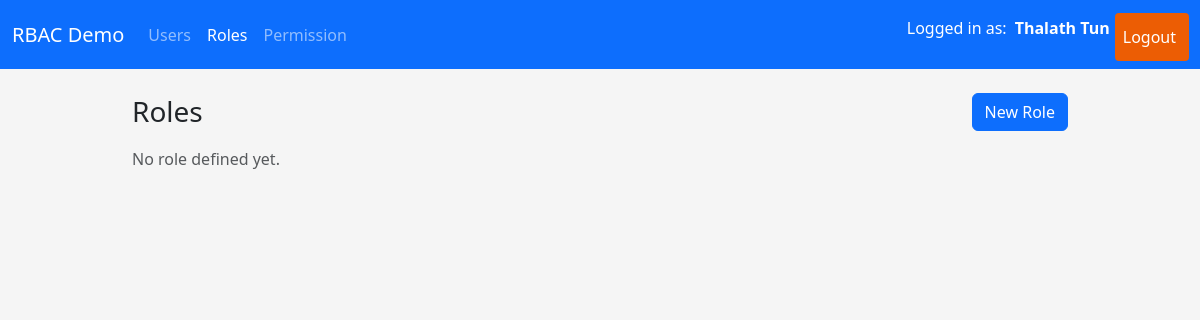
Page /roles/ (signed in) on the earlier database version.
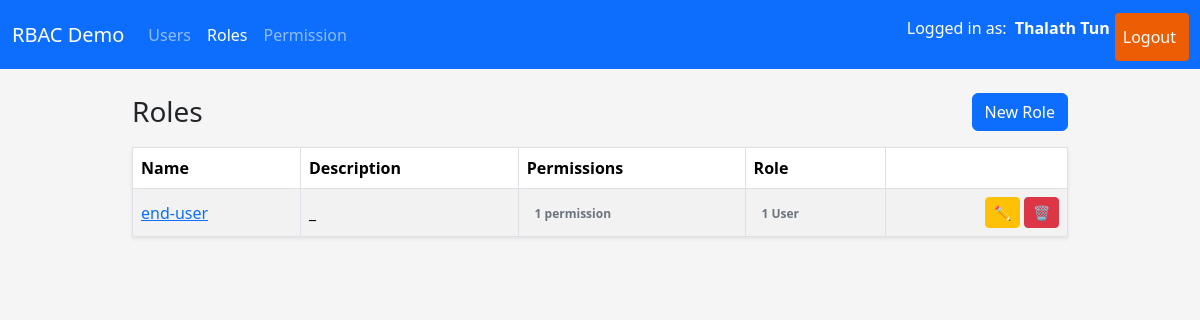
Same page on the later database version.
### app/models/user.py (models this page shows, shortened)
class User(UserMixin, db.Model):
    __tablename__ = "users"
    id = db.Column(db.Integer, primary_key=True)
    username = db.Column(db.String(80), unique=True, nullable=False)
    email = db.Column(db.String(120), unique=True, nullable=False)
    full_name = db.Column(db.String(120), nullable=False)
    is_active = db.Column(db.Boolean, default=True, nullable=False)
    password_hash = db.Column(db.String(255), nullable=False)
    created_at = db.Column(db.DateTime, default=datetime.utcnow, nullable=False)
    updated_at = db.Column(db.DateTime, default=datetime.utcnow, onupdate=datetime.utcnow, nullable=False)
    roles = db.relationship("Role", secondary=user_roles, back_populates="users")
    transactions = db.relationship("Transactions", secondary=user_transactions, back_populates="users" )
    budgets = db.relationship("Budget", secondary=user_budgets, back_populates="users")
    expert_rules = db.relationship("ExpertRule", secondary=user_expertRules, back_populates="users")

### app/models/role.py (models this page shows, shortened)
class Role (db.Model):
    __tablename__ = "roles"
    id = db.Column(db.Integer, primary_key=True)
    name = db.Column(db.String(80), unique=True, nullable=False)
    description = db.Column(db.String(255))
    created_at = db.Column(db.DateTime, default=datetime.utcnow, nullable=False)
    updated_at = db.Column(
        db.DateTime, default=datetime.utcnow, onupdate=datetime.utcnow, nullable=False
    )
    users = db.relationship("User", secondary=user_roles, back_populates="roles")
    permissions = db.relationship("Permission", secondary=role_permissions, back_populates="roles")

### app/routes/role_routes.py (the view)
@role_bp.route("/")
@login_required
def index():
    roles = RoleService.get_all()
    return render_template("roles/index.html", roles=roles)

### app/services/role_service.py (called while the page is built)
    @staticmethod
    def get_all() -> List[Role]:
        return Role.query.order_by(Role.name.asc()).all()

### app/templates/roles/index.html (shortened to what this page needs)
{% extends "layouts/base.html" %}
{% block content %}
<div class="d-flex justify-content-between align-items-center mb-3">
    <h1 class="h3 mb-0">Roles</h1>
    <a href="{{ url_for('roles.create') }}" class="btn btn-primary">New Role</a>
</div>
{% if roles %}
    <table class="table table-striped table-bordered align-middle shadow-sm">
        <thead>
            <tr>
                <th>Name</th>
                <th>Description</th>
                <th>Permissions</th>
                <th>Role</th>
                <th class="text-end"></th>
            </tr>
        </thead>
        <tbody>
            {% for role in roles %}
            <tr>
                <td>
                    <a href="{{ url_for('roles.detail', role_id=role.id) }}">
                        {{ role.name }}
                    </a>
                </td>
                <td>
                    {{ role.description or "_" }}
                </td>
                <td>
                    {% if role.permissions %}
                    <span class="badge text-secondary">
                        {{ role.permissions|length }} permission{{ role.permissions|length != 1 and 's' or '' }}
                    </span>
                    {% else %}
                        <span class="text-muted small"> No permission</span>
                    {% endif %}
                </td>
                <td>
                    {% if role.users %}
                    <span class="badge text-secondary">
                        {{ role.users|length }} User{{ role.users|length != 1 and 's' or '' }}
                    </span>
                    {% else %}
                        <span class="text-muted small"> No User</span>
                    {% endif %}
                </td>
                <td class="text-end">
                    <a
                        href="{{ url_for('roles.edit', role_id = role.id) }}"
                        class="btn btn-sm btn-warning"
                        title="Edit">
                    ✏️
                    </a>
                    <a
                        href="{{ url_for('roles.delete_confirm', role_id=role.id) }}"
                        class="btn btn-sm btn-danger"
                    >
                    🗑️
                    </a>
                </td>
            </tr>
            {% endfor %}
        </tbody>
    </table>
{% else %}
<p class="text-muted"> No role defined yet.</p>
{% endif %}
{% endblock %}

### app/templates/layouts/base.html (shortened to what this page needs)
<!doctype html>
<html lang="en">
    <head>
        <link href="https://cdn.jsdelivr.net/npm/bootstrap@5.3.8/dist/css/bootstrap.min.css" rel="stylesheet" />
        <link rel="stylesheet" href="{{ url_for('static', filename='css/style.css') }} " />
    </head>
    <body>
        <nav class="navbar navbar-expand-lg navbar-dark bg-primary mb-4">
            <div class="container-fluid">
                <a class="navbar-brand" href="#">
                    RBAC Demo
                </a>
                <div class="collapse navbar-collapse" id="navbarMain">
                    <ul class="navbar-nav me-auto mb-2 mb-lg-0">
                        <li class="nav-item">
                            <a href="{{ url_for('users.index') }}"
                               class="nav-link {% if request.blueprint == 'users' %}active {% endif %}" >
                                Users
                            </a>
                        </li>
                        <li class="nav-item">
                            <a href="{{ url_for('roles.index') }}"
                               class="nav-link {% if request.blueprint == 'roles' %}active{% endif %}">
                                Roles
                            </a>
                        </li>
                        <li class="nav-item">
                            <a href="{{ url_for('permissions.index') }}"
                               class="nav-link {% if request.blueprint == 'permissions' %}active {% endif %}">
                                Permission
                            </a>
                        </li>
                    </ul>
                    <ul class="navbar-nav me-1 mb-2 mb-lg-0">
                        {% if current_user.is_authenticated %}
                        <li class="nav-item">
                            <li class="nav-item">
                                <span class="navbar text-white">
                                    Logged in as: <strong class="ms-2">{{ current_user.full_name }}</strong>
                                </span>
                            </li>
                        </li>
                        <li class="nav-item">
                            <a href="{{ url_for('auth.logout') }}" class="nav-link login-button">Logout</a>
                        </li>
                        {% else %}
                        <li class="nav-item">
                            <a href="{{ url_for('auth.login') }}" class="nav-link login-button">Login</a>
                        </li>
                        {% endif %}
                    </ul>
                </div>
            </div>
        </nav>
        <main class="container">
            {% block content %}{% endblock %}
        </main>
    </body>
</html>

### app/static/css/style.css (style rules this page uses)
body { background-color: #f5f5f5; }
main.container { max-width: 960px; }
table td, table, th { vertical-align: middle; }
.login-button { background-color: #ec5d04; color: white; padding: 12px 20px; border: none; border-radius: 4px; cursor: pointer; font-size: 16px; width: 100%; margin-top: 5px; margin-left: 5px; transition: background-color 0.3s ease; }

Differences in the rows shown:
added Role: name "end-user", description "_", permissions|length "1", users|length "1"
Other differences:
text no longer shown: "No role defined yet."
text now shown: "Name Description Permissions Role"
